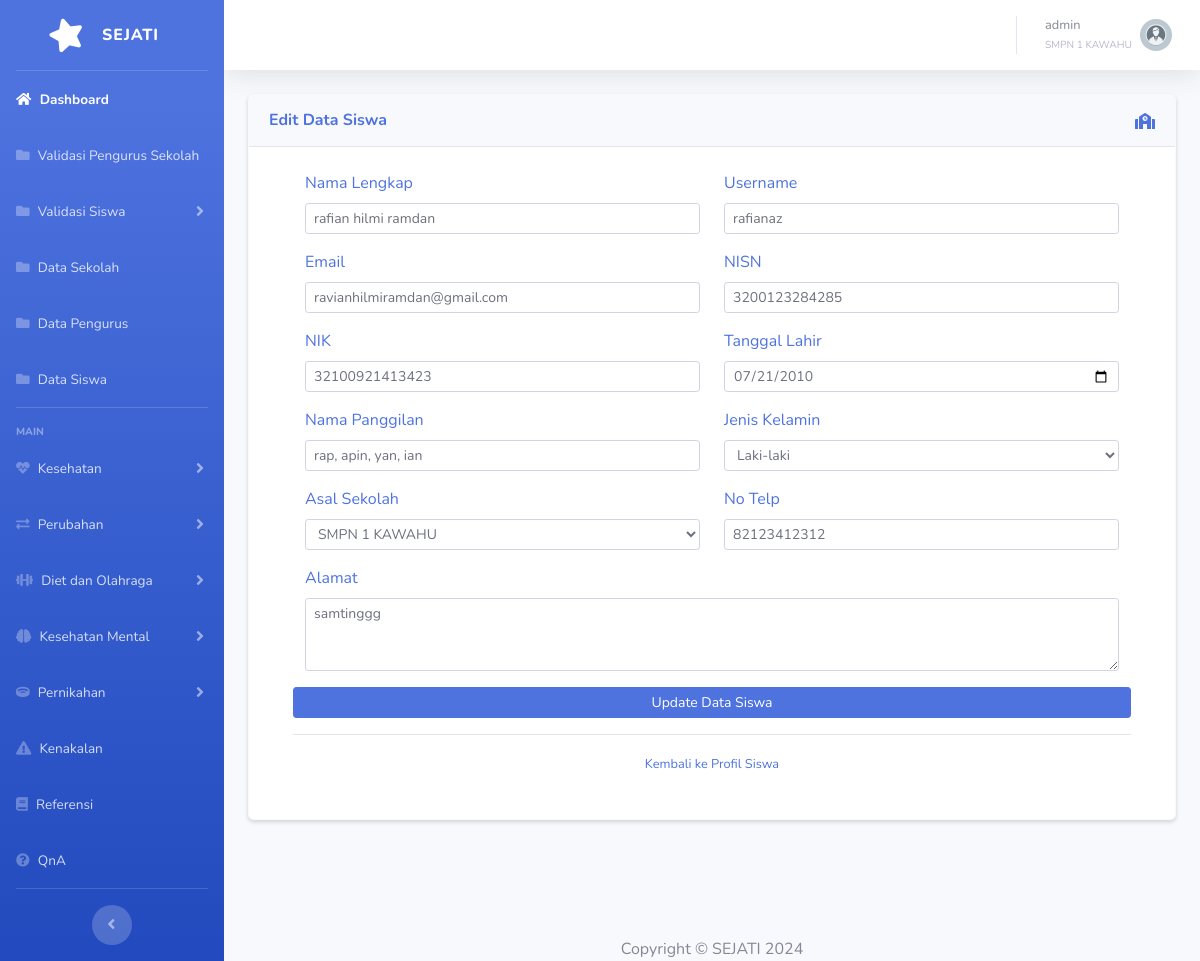
The page /editsiswa.php?id=1 (signed in) on the database its author committed.
### tables this page shows
CREATE TABLE `tbsekolah` (
  `idsekolah` int(11) NOT NULL,
  `namasekolah` varchar(100) NOT NULL,
  `alamatsekolah` varchar(255) NOT NULL,
  `notelpsekolah` varchar(15) DEFAULT NULL,
  `kepalasekolah` varchar(50) NOT NULL,
  `namapjsekolah` varchar(50) NOT NULL,
  `notelpj` varchar(15) DEFAULT NULL
);

CREATE TABLE `tbsiswa` (
  `idsiswa` int(11) NOT NULL,
  `namalengkapsiswa` varchar(255) NOT NULL,
  `nisn` varchar(20) NOT NULL,
  `nik` varchar(20) DEFAULT NULL,
  `tanggallahir` date DEFAULT NULL,
  `namapanggilan` varchar(100) DEFAULT NULL,
  `jeniskelamin` enum('laki-laki','perempuan') NOT NULL,
  `asalsekolah` int(11) DEFAULT NULL,
  `notelp` varchar(15) DEFAULT NULL,
  `alamat` text DEFAULT NULL
);

CREATE TABLE `tbusersiswa` (
  `idusersiswa` int(11) NOT NULL,
  `username` varchar(100) NOT NULL,
  `pass` varchar(255) NOT NULL,
  `email` varchar(255) DEFAULT NULL,
  `idsiswa` int(11) DEFAULT NULL,
  `status` enum('pending','validated','rejected') NOT NULL DEFAULT 'pending'
);

### editsiswa.php (the view, shortened to what this page needs)
<?php
include('header.php');
$username = $_SESSION['username'];
if (isset($_GET['id'])) {
    $idsiswa = intval($_GET['id']);
    $sql = "SELECT s.idsiswa, s.namalengkapsiswa, s.nisn, s.nik, s.tanggallahir, s.namapanggilan, s.jeniskelamin, sc.idsekolah, s.notelp, s.alamat, u.username, u.email
            FROM tbsiswa s
            LEFT JOIN tbsekolah sc ON s.asalsekolah = sc.idsekolah
            LEFT JOIN tbusersiswa u ON s.idsiswa = u.idsiswa
            WHERE s.idsiswa = ?";
    $stmt = $conn->prepare($sql);
    $stmt->bind_param('i', $idsiswa);
    $stmt->execute();
    $result = $stmt->get_result();
    if ($result->num_rows > 0) {
        $data = $result->fetch_assoc();
    } else {
        die('Data siswa tidak ditemukan.');
    }
} else {
    die('ID siswa tidak valid.');
}
?>
<?php include('sidebar.php'); ?>
<?php include('topbar.php'); ?>
<div class="container-fluid">
    <div class="row">
        <div class="col-lg-12 mb-4">
            <div class="card shadow-sm mb-4 border-light">
                <div class="card-header py-3 bg-light d-flex align-items-center">
                    <h6 class="m-0 font-weight-bold text-primary">Edit Data Siswa</h6>
                    <i class="fas fa-school ml-auto text-primary"></i>
                </div>
                <div class="card-body">
                    <div class="row justify-content-center">
                    <div class="col-lg-12">
    <div class="card border-0" style="margin-top: -20px;">
        <div class="card-body p-4">
            <form method="POST" action="">
                <div class="form-group row">
                    <div class="col-md-6">
                        <label for="namalengkapsiswa" class="text-primary">Nama Lengkap</label>
                        <input type="text" class="form-control form-control-sm" id="namalengkapsiswa" name="namalengkapsiswa" value="<?php echo htmlspecialchars($data['namalengkapsiswa']); ?>" required>
                    </div>
                    <div class="col-md-6">
                        <label for="username" class="text-primary">Username</label>
                        <input type="text" class="form-control form-control-sm" id="username" name="username" value="<?php echo htmlspecialchars($data['username']); ?>" required>
                    </div>
                </div>
                <div class="form-group row">
                    <div class="col-md-6">
                        <label for="email" class="text-primary">Email</label>
                        <input type="email" class="form-control form-control-sm" id="email" name="email" value="<?php echo htmlspecialchars($data['email']); ?>" required>
                    </div>
                    <div class="col-md-6">
                        <label for="nisn" class="text-primary">NISN</label>
                        <input type="text" class="form-control form-control-sm" id="nisn" name="nisn" value="<?php echo htmlspecialchars($data['nisn']); ?>" required>
                    </div>
                </div>
                <div class="form-group row">
                    <div class="col-md-6">
                        <label for="nik" class="text-primary">NIK</label>
                        <input type="text" class="form-control form-control-sm" id="nik" name="nik" value="<?php echo htmlspecialchars($data['nik']); ?>" required>
                    </div>
                    <div class="col-md-6">
                        <label for="tanggallahir" class="text-primary">Tanggal Lahir</label>
                        <input type="date" class="form-control form-control-sm" id="tanggallahir" name="tanggallahir" value="<?php echo htmlspecialchars($data['tanggallahir']); ?>" required>
                    </div>
                </div>
                <div class="form-group row">
                    <div class="col-md-6">
                        <label for="namapanggilan" class="text-primary">Nama Panggilan</label>
                        <input type="text" class="form-control form-control-sm" id="namapanggilan" name="namapanggilan" value="<?php echo htmlspecialchars($data['namapanggilan']); ?>" required>
                    </div>
                    <div class="col-md-6">
                        <label for="jeniskelamin" class="text-primary">Jenis Kelamin</label>
                        <select class="form-control form-control-sm" id="jeniskelamin" name="jeniskelamin" required>
                            <option value="laki-laki" <?php if ($data['jeniskelamin'] == 'laki-laki') echo 'selected'; ?>>Laki-laki</option>
                        </select>
                    </div>
                </div>
                <div class="form-group row">
                    <div class="col-md-6">
                        <label for="asalsekolah" class="text-primary">Asal Sekolah</label>
                        <select class="form-control form-control-sm" id="asalsekolah" name="asalsekolah" required>
                            <?php
                            $sql = "SELECT idsekolah, namasekolah FROM tbsekolah";
                            $result = $conn->query($sql);
                            while ($row = $result->fetch_assoc()) {
                                $selected = ($row['idsekolah'] == $data['idsekolah']) ? 'selected' : '';
                                echo "<option value='" . htmlspecialchars($row['idsekolah']) . "' $selected>" . htmlspecialchars($row['namasekolah']) . "</option>";
                            }
                            ?>
                        </select>
                    </div>
                    <div class="col-md-6">
                        <label for="notelp" class="text-primary">No Telp</label>
                        <input type="text" class="form-control form-control-sm" id="notelp" name="notelp" value="<?php echo htmlspecialchars($data['notelp']); ?>" required>
                    </div>
                </div>
                <div class="form-group row">
                    <div class="col-md-12">
                        <label for="alamat" class="text-primary">Alamat</label>
                        <textarea class="form-control form-control-sm" id="alamat" name="alamat" rows="3" required><?php echo htmlspecialchars($data['alamat']); ?></textarea>
                    </div>
                </div>
                <div class="text-center">
                    <button type="submit" class="btn btn-primary btn-sm btn-block">Update Data Siswa</button>
                </div>
            </form>
            <hr>
            <div class="text-center">
                <a class="small text-primary" href="profilsiswa.php?id=<?php echo $idsiswa; ?>">Kembali ke Profil Siswa</a>
            </div>
        </div>
    </div>
</div>
                    </div>
                </div>
            </div>
        </div>
    </div>
</div>
<?php include('footer.php'); ?>

### topbar.php (shortened to what this page needs)
<div id="content-wrapper" class="d-flex flex-column">
    <div id="content">
        <nav class="navbar navbar-expand navbar-light bg-white topbar mb-4 static-top shadow">
            <ul class="navbar-nav ml-auto">
                <li class="nav-item dropdown no-arrow">
                    <a class="nav-link dropdown-toggle" href="#" id="userDropdown" role="button"
                    data-toggle="dropdown" aria-haspopup="true" aria-expanded="false">
                        <span class="mr-2 d-none d-lg-inline text-gray-600 small">
                            <?php echo htmlspecialchars($username); ?><br>
                            <small class="text-gray-500"><?php echo htmlspecialchars($namasekolah); ?></small>
                        </span>
                        <?php
                        if ($role == 'admin') {
                            echo '<img class="img-profile rounded-circle" src="img/admin.webp">';
                        } elseif ($role == 'pengurus') {
                            echo '<img class="img-profile rounded-circle" src="img/pengurus.svg">';
                        } elseif ($role == 'siswa') {
                            echo '<img class="img-profile rounded-circle" src="img/siswa.webp">';
                        } else {
                            echo '<img class="img-profile rounded-circle" src="img/pengurus.svg">';
                        }
                        ?>
                    </a>
                </li>
            </ul>
        </nav>

### editsiswa.php (style rules this page uses)
body { overflow-x: hidden; }
.container, .row, .col-lg-12 { width: 100%; padding-right: 0; padding-left: 0; margin-right: auto; margin-left: auto; }
.form-control, .btn { max-width: 100%; }

### rows shown on the page
tbsekolah: namasekolah "SMPN 1 KAWAHU"
tbsiswa: namalengkapsiswa "rafian hilmi ramdan", username "rafianaz", email "ravianhilmiramdan@gmail.com", nisn "3200123284285", nik "32100921413423", tanggallahir "07/21/2010", namapanggilan "rap, apin, yan, ian", jeniskelamin "Laki-laki", notelp "82123412312", alamat "samtinggg"

### other values the page prints
$username "admin"
form field asalsekolah "SMPN 1 KAWAHU"
